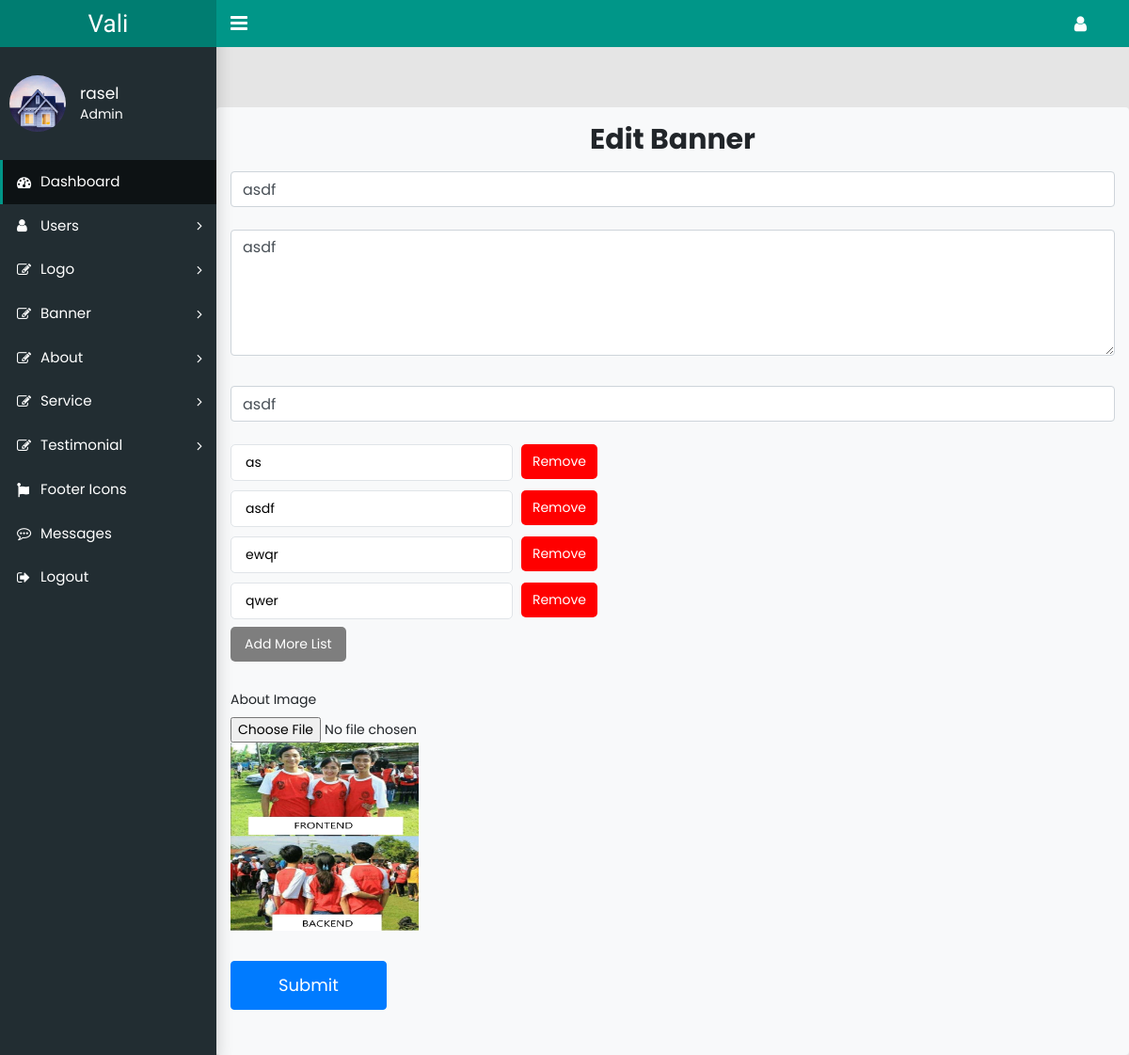
/edit-about.php?id=2 (signed in), run on the app's committed database.
### tables this page shows
CREATE TABLE `abouts` (
  `id` int(11) NOT NULL,
  `about_title` varchar(200) NOT NULL,
  `about_text` text NOT NULL,
  `about_subtitle` text NOT NULL,
  `about_list` varchar(500) NOT NULL,
  `about_img` varchar(200) NOT NULL,
  `status` int(11) NOT NULL
);

### edit-about.php (the view, shortened to what this page needs)
<?php
require 'db.php';
$id = $_GET['id'];
$select_data = "SELECT * FROM abouts WHERE id='$id'";
$select_con = mysqli_query($db, $select_data);
$single_data = mysqli_fetch_assoc($select_con);
require 'des_assets/admin-header.php';
require 'reg-assets/reg-header.php';
?>
    <link rel="stylesheet" href="custom.css">
    <main class="app-content no-padding">
        <div class="container mt-5 pt-5">
            <div class="row pt-3">
                <div class="col-lg-12 m-auto bg-light my-4 pt-2 pb-5 rounded">
                    <div class="form-title text-center py-2">
                        <h2 class=""><b>Edit Banner</b></h2>
                    </div>
                    <form action="update_about.php" method="post" enctype="multipart/form-data">
                        <div class="form-group pt-2">
                            <input type="text" name="about_title" class="form-control" placeholder="About Title" value="<?php echo $single_data['about_title'] ?>" required>
                        </div>
                        <div class="form-group py-2">
                            <textarea name="about_text" class="form-control" rows="5" placeholder="About Text" required><?php echo $single_data['about_text'] ?></textarea>
                        </div>
                        <div class="form-group py-2">
                            <input type="text" class="form-control" name="about_subtitle" placeholder="About subtitle" value="<?php echo $single_data['about_subtitle'] ?>" required>
                        </div>
                            <div class="about-list-wrapper">
                                <a class="add-btn" onclick="addBtn()">Add More List</a>
                                <?php
                                $after_explode = explode('*',$single_data['about_list']);
                                foreach ($after_explode as $value){ ?>
                                    <a class="rmb-btn" onclick="rmBtn()">Remove</a>
                                    <input type="text" name="about_list[]" placeholder="Add about list" value="<?php echo $value ?>">
                                <?php }  ?>
                            </div>
                        <div class="form-group ">
                            <div class="form-group">
                                <label for="exampleFormControlFile1">About Image</label>
                                <input type="file" name="about_img" class="form-control-file" onchange="loadfile(event)">
                                <img src="uploads/abouts/<?php echo $single_data['about_img']?>"  id="preimage" width="200px" height="200px">
                            </div>
                        </div>
                        <button type="submit" class="btn btn-primary mt-3">Submit</button>
                    </form>
                </div>
            </div>
        </div>
    </main>
<?php
require 'des_assets/admin-footer.php';
?>

### reg-assets/css/main.css (style rules this page uses)
.row { display: -webkit-box; display: -webkit-flex; display: -moz-box; display: -ms-flexbox; display: flex; -webkit-flex-wrap: wrap; -ms-flex-wrap: wrap; flex-wrap: wrap; }
html { -webkit-box-sizing: border-box; -moz-box-sizing: border-box; box-sizing: border-box; }
* { padding: 0; margin: 0; }
*, *:before, *:after { -webkit-box-sizing: inherit; -moz-box-sizing: inherit; box-sizing: inherit; }
body, h1, h2, h3, h4, h5, h6, blockquote, p, pre, dl, dd, ol, ul, figure, hr, fieldset, legend { margin: 0; padding: 0; }
button { outline: none; background: none; border: none; }
body { font-family: "Poppins", "Arial", "Helvetica Neue", sans-serif; font-weight: 400; font-size: 14px; }
h1, h2, h3, h4, h5, h6 { font-weight: 400; }
h2 { font-size: 30px; }
.btn { display: inline-block; line-height: 50px; padding: 0 50px; -webkit-transition: all 0.4s ease; -o-transition: all 0.4s ease; -moz-transition: all 0.4s ease; transition: all 0.4s ease; cursor: pointer; font-size: 18px; color: #fff; font-family: "Poppins", "Arial", "Helvetica Neue", sans-serif; }
input { outline: none; margin: 0; border: none; -webkit-box-shadow: none; -moz-box-shadow: none; box-shadow: none; width: 100%; font-size: 14px; font-family: inherit; }

### custom.css (style rules this page uses)
.no-padding { padding: 0; }

### edit-about.php (style rules this page uses)
.about-list-wrapper { position: relative; max-width: 300px; margin-bottom: 65px; }
.about-list-wrapper input { padding: 8px 15px; border-radius: 5px; border: 1px solid #e0e4e8; margin-bottom: 10px; }
.about-list-wrapper a.add-btn { position: absolute; bottom: -35px; padding: 8px 15px; display: inline-block; background: #7e7e7e; color: #fff; border-radius: 5px; transition: .3s; cursor: pointer; }
.about-list-wrapper a.rmb-btn { position: absolute; right: -90px; padding: 8px 12px; background: red; border-radius: 5px; color: #fff; display: inline-block; cursor: pointer; transition: .3s; }

### data on the page
abouts: about_title "asdf", about_text "asdf", about_subtitle "asdf", about_list "as", about_list "asdf", about_list "ewqr", about_list "qwer", about_img (picture)

### other printed values
$_SESSION['user_name'] "rasel"
